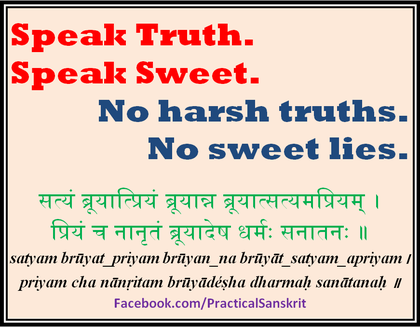
%> input picture DIP_2019_A4/q5_1.png, 420 x 327 px, shrunk from 871 x 678 before the run
$ octave q5_1.m   (GNU Octave 9; MATLAB toolbox functions it lacks are replaced by stand-ins)
%> lines starting %> are read from the running program, lines starting %| are printed output that depends on the picture; in (x1, y1, x2, y2) boxes, pixels count from 0 and x2, y2 are one past the last pixel; in counts of white or black regions, pixels touching at a corner belong together; the program's own positions count from 1
clear all;
clc;

I = imread("DIP_2019_A4/q5_1.png");
%> I is the input picture: size 327x420x3 uint8; mean R, G, B 216.9, 197.4, 185.4

c1 = [255, 0, 0];
c2 = [31, 73, 125];
c3 = [0, 176, 80];
c4 = [0, 0, 0];
c5 = [112, 48, 160];

count1 = noc(I, c1);
%> after the loop in noc, `for i=1:a`:
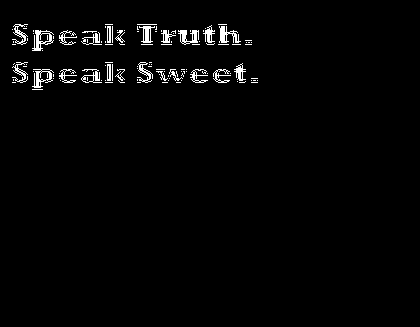
%> I1: size 327x420 double; values 0 (black) and 1 (white), 2% white in thin lines or dots, all inside (x1, y1, x2, y2) = (12, 24, 258, 90)
%> after the loop in noc, `for i=1:a`: count = 125
%> count1 = 125
count2 = noc(I, c2);
%> call 2 of noc, with color = [31 73 125]
%> after the loop in noc (call 2), `for i=1:a`:
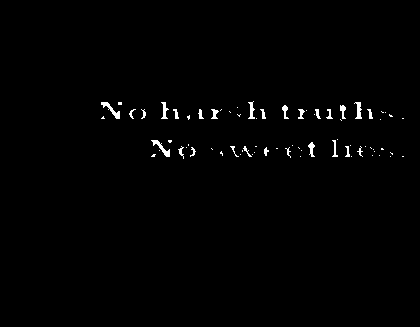
%> I1: size 327x420 double; values 0 (black) and 1 (white), 0.93% white; 73 white regions (46 under 20 px), largest, box (x1, y1, x2, y2) and area: (101, 102, 120, 119) 102, (151, 140, 170, 157) 99, (354, 102, 362, 119) 76
%> after the loop in noc (call 2), `for i=1:a`: count = 73
%> count2 = 73
count3 = noc(I, c3);
%> call 3 of noc, with color = [0 176 80]
%> after the loop in noc (call 3), `for i=1:a`:
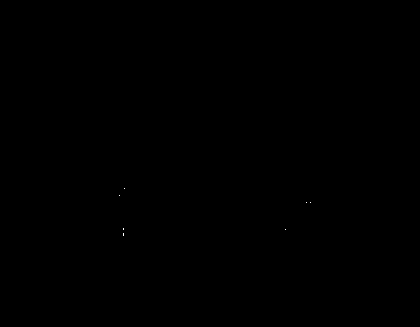
%> I1: size 327x420 double; values 0 (black) and 1 (white), 0.01% white in thin lines or dots, all inside (x1, y1, x2, y2) = (119, 188, 311, 236)
%> after the loop in noc (call 3), `for i=1:a`: count = 7
%> count3 = 7
count4 = noc(I, c4);
%> call 4 of noc, with color = [0 0 0]
%> after the loop in noc (call 4), `for i=1:a`:
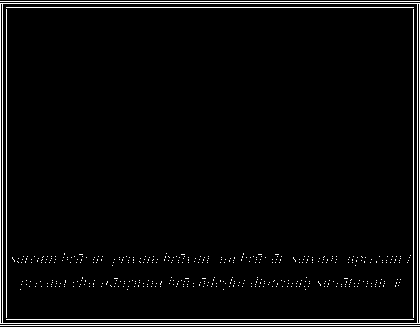
%> I1: size 327x420 double; values 0 (black) and 1 (white), 3.6% white in thin lines or dots
%> the run ends on the next line
% [2 lines not run here, left out]
function [count] = noc(I, color)
    [a, b, c] = size(I);
    I1 = zeros([a,b]);

    for i=1:a
        for j=1:b
            if (I(i,j,1) == color(1)) && (I(i,j,2) == color(2)) && (I(i,j,3) == color(3))
                I1(i,j) = 1;
            else
                I1(i,j) = 0;
            end
        end
    end

    flag = zeros(size(I1));

    count = 0;

    for i=1:a
        for j=1:b
            if I1(i,j) == 1 && flag(i,j) == 0
                count = count+1;
                [I1,flag] = floodfill(i,j,I1,flag,a,b);
            end
        end
    end

end
